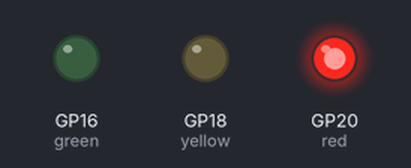
A program run on a simulated Raspberry Pi Pico running MicroPython. Shown: output pins drawn as LEDs (lit = HIGH).

Above: at 0.2 s.
At 1.2 s:
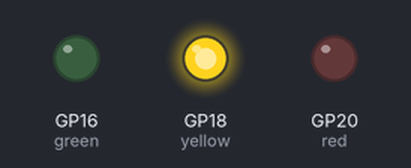
At 2.2 s:
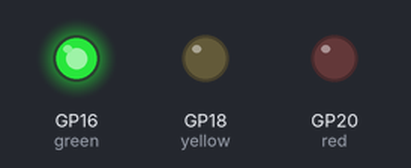
At 5.7 s:
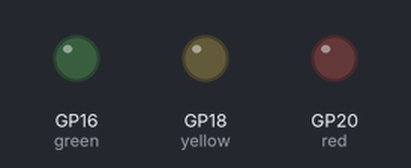
Timing chart, 0 to 6.9 s (numbered marks = the images above):
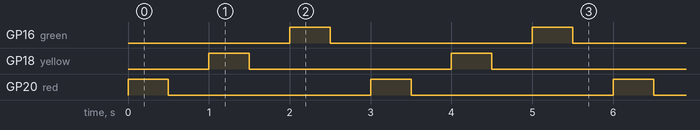

The program:

led.py
```python
from machine import Pin
from utime import sleep_ms

red = Pin(20, Pin.OUT)
yellow = Pin(18, Pin.OUT)
green = Pin(16, Pin.OUT)

all_led = [red, yellow, green]

while True:
    for led in all_led:
        led.on()
        sleep_ms(500)
        led.off()
        sleep_ms(500)
```

Measured:
- by itself, GP16 (green), GP18 (yellow), GP20 (red): alternates HIGH for 0.50 s and LOW for 2.5 s
- by itself, everything shown: repeats every 3.0 s, in 6 steps
